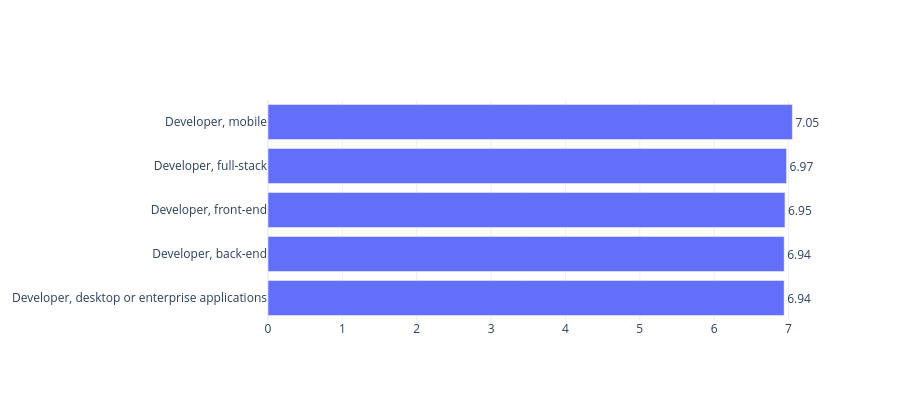

Write notebook code for a chart like this one.
### Code cell
# Limpiar
df_sat = df.dropna(subset=['DevType', 'JobSat'])

# Top 5 DevTypes
top_dev = df_sat['DevType'].value_counts().head(5).index
df_sat = df_sat[df_sat['DevType'].isin(top_dev)]

# Promedio de satisfacción
sat_avg = df_sat.groupby('DevType')['JobSat'].mean().sort_values()

fig_sat = go.Figure([
    go.Bar(
        x=sat_avg.values,
        y=sat_avg.index,
        orientation='h',
        text=round(sat_avg.values, 2),
        textposition='outside'
    )
])

fig_sat.update_layout(
    template='plotly_white',
    height=400
)

### Figure 1 — Plotly figure (JSON) as saved in the notebook; plotly's stock layout.template omitted (floating-point values rounded to 4 significant figures)
{"data": [{"orientation": "h", "text": [6.94, 6.94, 6.95, 6.97, 7.05], "textposition": "outside", "type": "bar", "x": [6.941, 6.942, 6.952, 6.974, 7.052], "y": ["Developer, desktop or enterprise applications", "Developer, back-end", "Developer, front-end", "Developer, full-stack", "Developer, mobile"]}], "layout": {"height": 400}}
